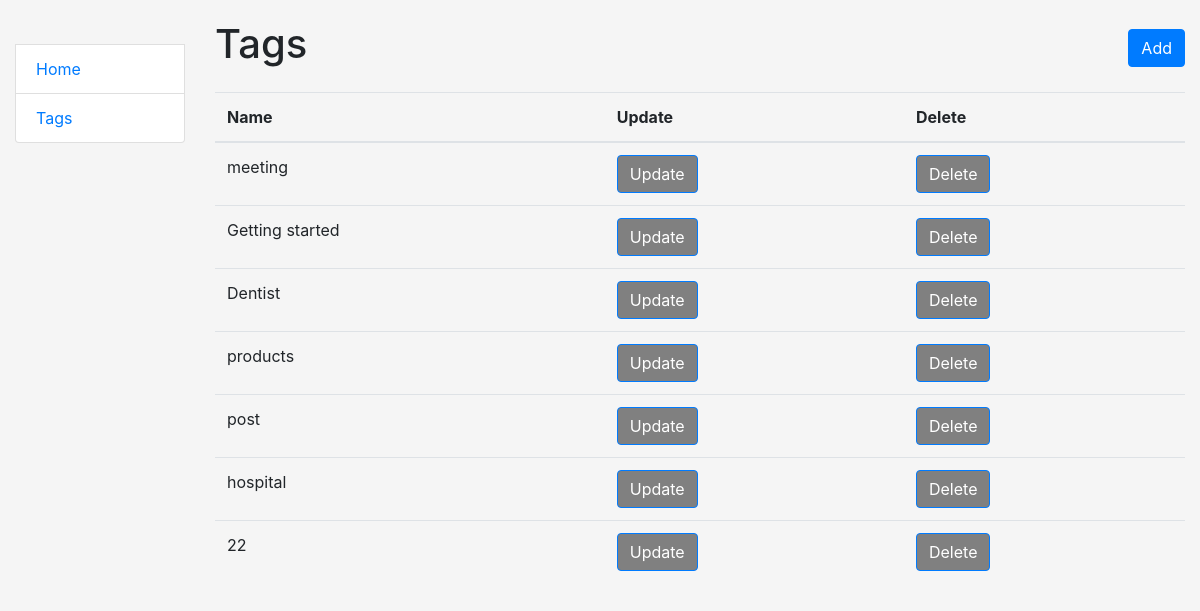
The app's page /tags/ with its own data.
### notebook/models.py (models this page shows, shortened)
class Tag(models.Model):
    name = models.CharField(max_length=50, unique=True)

### notebook/views.py (the view)
# urls.py: path("tags/", TagsListView.as_view(), name="tags-list"),
class TagsListView(generic.ListView):
    model = Tag
    def get(self, request: HttpRequest) -> HttpResponse:
        tags = Tag.objects.all()
        return render(request, "notebook/tags_list.html", {"tags": tags})

### templates/notebook/tags_list.html
{% extends "base.html" %}
{% block heading %}
  Tags
{% endblock %}
{% block add_task_button %}
  <a href="{% url 'notebook:create_tag' %}" class="btn btn-primary">Add</a>
{% endblock %}
{% block content %}
  <table class="table">
    <thead>
    <tr>
      <th>Name</th>
      <th>Update</th>
      <th>Delete</th>
    </tr>
    </thead>
    <body>
    {% for tag in tags %}
      <tr>
        <td>{{ tag.name }}</td>
        <td><a href="{% url 'notebook:tags-update' tag.pk %}" class="btn btn-primary" style="background-color: gray;">Update</a>
        </td>
        <td><a href="{% url 'notebook:tags-delete' tag.pk %}" class="btn btn-primary" style="background-color: gray;">Delete</a>
        </td>
      </tr>
    {% endfor %}
    </body>
  </table>
{% endblock %}

### static/css/styles.css (style rules this page uses)
body { margin-top: 20px; background-color: whitesmoke; }

### records on screen
Tag: name "meeting"
Tag: name "Getting started"
Tag: name "Dentist"
Tag: name "products"
Tag: name "post"
Tag: name "hospital"
Tag: name "22"
